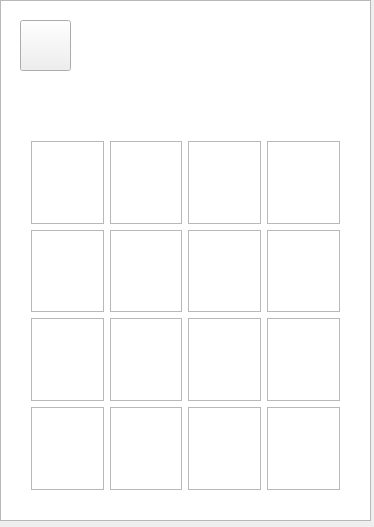
<?xml version="1.0" encoding="UTF-8"?>
<ui version="4.0">
 <class>Widget</class>
 <widget class="QWidget" name="Widget">
  <property name="windowModality">
   <enum>Qt::WindowModal</enum>
  </property>
  <property name="geometry">
   <rect>
    <x>0</x>
    <y>0</y>
    <width>374</width>
    <height>527</height>
   </rect>
  </property>
  <property name="windowTitle">
   <string>2048</string>
  </property>
  <property name="autoFillBackground">
   <bool>true</bool>
  </property>
  <widget class="QGraphicsView" name="graphicsView">
   <property name="geometry">
    <rect>
     <x>0</x>
     <y>0</y>
     <width>371</width>
     <height>521</height>
    </rect>
   </property>
  </widget>
  <widget class="QWidget" name="gridLayoutWidget">
   <property name="geometry">
    <rect>
     <x>20</x>
     <y>130</y>
     <width>331</width>
     <height>371</height>
    </rect>
   </property>
   <layout class="QGridLayout" name="gridLayout">
    <item row="0" column="0">
     <widget class="QGraphicsView" name="p1">
      <property name="focusPolicy">
       <enum>Qt::NoFocus</enum>
      </property>
      <property name="styleSheet">
       <string notr="true">border-image: url(:/img/0.png);</string>
      </property>
     </widget>
    </item>
    <item row="0" column="2">
     <widget class="QGraphicsView" name="p3">
      <property name="focusPolicy">
       <enum>Qt::NoFocus</enum>
      </property>
      <property name="styleSheet">
       <string notr="true">border-image: url(:/img/0.png);</string>
      </property>
     </widget>
    </item>
    <item row="1" column="3">
     <widget class="QGraphicsView" name="p8">
      <property name="focusPolicy">
       <enum>Qt::NoFocus</enum>
      </property>
      <property name="styleSheet">
       <string notr="true">border-image: url(:/img/0.png);</string>
      </property>
     </widget>
    </item>
    <item row="2" column="1">
     <widget class="QGraphicsView" name="p10">
      <property name="focusPolicy">
       <enum>Qt::NoFocus</enum>
      </property>
      <property name="styleSheet">
       <string notr="true">border-image: url(:/img/0.png);</string>
      </property>
     </widget>
    </item>
    <item row="2" column="0">
     <widget class="QGraphicsView" name="p9">
      <property name="focusPolicy">
       <enum>Qt::NoFocus</enum>
      </property>
      <property name="styleSheet">
       <string notr="true">border-image: url(:/img/0.png);</string>
      </property>
     </widget>
    </item>
    <item row="0" column="1">
     <widget class="QGraphicsView" name="p2">
      <property name="focusPolicy">
       <enum>Qt::NoFocus</enum>
      </property>
      <property name="styleSheet">
       <string notr="true">border-image: url(:/img/0.png);</string>
      </property>
     </widget>
    </item>
    <item row="1" column="0">
     <widget class="QGraphicsView" name="p5">
      <property name="focusPolicy">
       <enum>Qt::NoFocus</enum>
      </property>
      <property name="styleSheet">
       <string notr="true">border-image: url(:/img/0.png);</string>
      </property>
     </widget>
    </item>
    <item row="3" column="0">
     <widget class="QGraphicsView" name="p13">
      <property name="focusPolicy">
       <enum>Qt::NoFocus</enum>
      </property>
      <property name="styleSheet">
       <string notr="true">border-image: url(:/img/0.png);</string>
      </property>
     </widget>
    </item>
    <item row="1" column="1">
     <widget class="QGraphicsView" name="p6">
      <property name="focusPolicy">
       <enum>Qt::NoFocus</enum>
      </property>
      <property name="styleSheet">
       <string notr="true">border-image: url(:/img/0.png);</string>
      </property>
     </widget>
    </item>
    <item row="1" column="2">
     <widget class="QGraphicsView" name="p7">
      <property name="focusPolicy">
       <enum>Qt::NoFocus</enum>
      </property>
      <property name="styleSheet">
       <string notr="true">border-image: url(:/img/0.png);</string>
      </property>
     </widget>
    </item>
    <item row="2" column="2">
     <widget class="QGraphicsView" name="p11">
      <property name="focusPolicy">
       <enum>Qt::NoFocus</enum>
      </property>
      <property name="styleSheet">
       <string notr="true">border-image: url(:/img/0.png);</string>
      </property>
     </widget>
    </item>
    <item row="2" column="3">
     <widget class="QGraphicsView" name="p12">
      <property name="focusPolicy">
       <enum>Qt::NoFocus</enum>
      </property>
      <property name="styleSheet">
       <string notr="true">border-image: url(:/img/0.png);</string>
      </property>
     </widget>
    </item>
    <item row="3" column="2">
     <widget class="QGraphicsView" name="p15">
      <property name="focusPolicy">
       <enum>Qt::NoFocus</enum>
      </property>
      <property name="styleSheet">
       <string notr="true">border-image: url(:/img/0.png);</string>
      </property>
     </widget>
    </item>
    <item row="3" column="1">
     <widget class="QGraphicsView" name="p14">
      <property name="focusPolicy">
       <enum>Qt::NoFocus</enum>
      </property>
      <property name="styleSheet">
       <string notr="true">border-image: url(:/img/0.png);</string>
      </property>
     </widget>
    </item>
    <item row="3" column="3">
     <widget class="QGraphicsView" name="p16">
      <property name="styleSheet">
       <string notr="true">border-image: url(:/img/0.png);</string>
      </property>
     </widget>
    </item>
    <item row="0" column="3">
     <widget class="QGraphicsView" name="p4">
      <property name="focusPolicy">
       <enum>Qt::NoFocus</enum>
      </property>
      <property name="styleSheet">
       <string notr="true">border-image: url(:/img/0.png);</string>
      </property>
     </widget>
    </item>
   </layout>
  </widget>
  <widget class="QPushButton" name="pushButton">
   <property name="geometry">
    <rect>
     <x>20</x>
     <y>20</y>
     <width>51</width>
     <height>51</height>
    </rect>
   </property>
   <property name="text">
    <string/>
   </property>
  </widget>
 </widget>
 <layoutdefault spacing="6" margin="11"/>
 <resources/>
 <connections/>
</ui>
